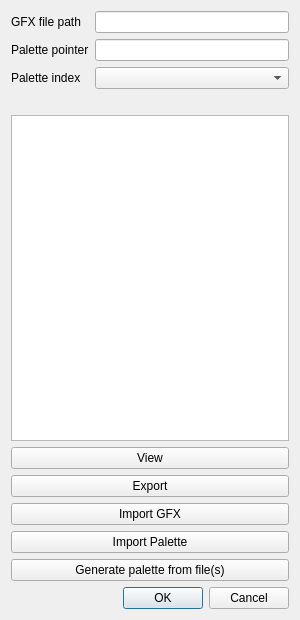
<?xml version="1.0" encoding="UTF-8"?>
<ui version="4.0">
 <class>GfxEditor</class>
 <widget class="QDialog" name="GfxEditor">
  <property name="geometry">
   <rect>
    <x>0</x>
    <y>0</y>
    <width>300</width>
    <height>620</height>
   </rect>
  </property>
  <property name="windowTitle">
   <string>GFX Editor</string>
  </property>
  <layout class="QVBoxLayout" name="verticalLayout">
   <item>
    <layout class="QFormLayout" name="formLayout">
     <property name="fieldGrowthPolicy">
      <enum>QFormLayout::AllNonFixedFieldsGrow</enum>
     </property>
     <item row="0" column="0">
      <widget class="QLabel" name="label_2">
       <property name="text">
        <string>GFX file path</string>
       </property>
      </widget>
     </item>
     <item row="0" column="1">
      <widget class="QLineEdit" name="gfx_file_name"/>
     </item>
     <item row="1" column="0">
      <widget class="QLabel" name="label_3">
       <property name="text">
        <string>Palette pointer</string>
       </property>
      </widget>
     </item>
     <item row="1" column="1">
      <widget class="QLineEdit" name="palette_pointer"/>
     </item>
     <item row="2" column="0">
      <widget class="QLabel" name="label_4">
       <property name="text">
        <string>Palette index</string>
       </property>
      </widget>
     </item>
     <item row="2" column="1">
      <widget class="QComboBox" name="palette_index"/>
     </item>
    </layout>
   </item>
   <item>
    <widget class="QLabel" name="info_label">
     <property name="text">
      <string/>
     </property>
    </widget>
   </item>
   <item>
    <widget class="QGraphicsView" name="gfx_file_graphics_view"/>
   </item>
   <item>
    <widget class="QPushButton" name="view_button">
     <property name="text">
      <string>View</string>
     </property>
    </widget>
   </item>
   <item>
    <widget class="QPushButton" name="export_button">
     <property name="text">
      <string>Export</string>
     </property>
    </widget>
   </item>
   <item>
    <widget class="QPushButton" name="import_gfx_button">
     <property name="text">
      <string>Import GFX</string>
     </property>
    </widget>
   </item>
   <item>
    <widget class="QPushButton" name="import_palette_button">
     <property name="text">
      <string>Import Palette</string>
     </property>
    </widget>
   </item>
   <item>
    <widget class="QPushButton" name="generate_palette_from_files">
     <property name="text">
      <string>Generate palette from file(s)</string>
     </property>
    </widget>
   </item>
   <item>
    <widget class="QDialogButtonBox" name="buttonBox">
     <property name="orientation">
      <enum>Qt::Horizontal</enum>
     </property>
     <property name="standardButtons">
      <set>QDialogButtonBox::Cancel|QDialogButtonBox::Ok</set>
     </property>
    </widget>
   </item>
  </layout>
 </widget>
 <resources/>
 <connections>
  <connection>
   <sender>buttonBox</sender>
   <signal>accepted()</signal>
   <receiver>GfxEditor</receiver>
   <slot>accept()</slot>
   <hints>
    <hint type="sourcelabel">
     <x>248</x>
     <y>254</y>
    </hint>
    <hint type="destinationlabel">
     <x>157</x>
     <y>274</y>
    </hint>
   </hints>
  </connection>
  <connection>
   <sender>buttonBox</sender>
   <signal>rejected()</signal>
   <receiver>GfxEditor</receiver>
   <slot>reject()</slot>
   <hints>
    <hint type="sourcelabel">
     <x>316</x>
     <y>260</y>
    </hint>
    <hint type="destinationlabel">
     <x>286</x>
     <y>274</y>
    </hint>
   </hints>
  </connection>
 </connections>
</ui>
